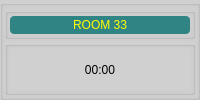
    <widget class="QGroupBox" name="groupBoxRM_33">
     <property name="styleSheet">
      <string notr="true">background-color: rgb(208, 208, 208);</string>
     </property>
     <property name="title">
      <string/>
     </property>
     <layout class="QVBoxLayout" name="verticalLayout_116">
      <property name="spacing">
       <number>2</number>
      </property>
      <property name="margin">
       <number>2</number>
      </property>
      <item>
       <widget class="QGroupBox" name="groupBox_68">
        <property name="sizePolicy">
         <sizepolicy hsizetype="Preferred" vsizetype="Preferred">
          <horstretch>0</horstretch>
          <verstretch>1</verstretch>
         </sizepolicy>
        </property>
        <property name="title">
         <string/>
        </property>
        <layout class="QVBoxLayout" name="verticalLayout_117">
         <property name="spacing">
          <number>2</number>
         </property>
         <property name="margin">
          <number>2</number>
         </property>
         <item>
          <widget class="QLabel" name="label_34">
           <property name="styleSheet">
            <string notr="true">background-color: rgb(48, 132, 132);
color: rgb(255, 255, 0);
border-radius: 4px;
font: 12pt &quot;Alef&quot;;</string>
           </property>
           <property name="text">
            <string>ROOM 33</string>
           </property>
           <property name="alignment">
            <set>Qt::AlignCenter</set>
           </property>
          </widget>
         </item>
        </layout>
       </widget>
      </item>
      <item>
       <widget class="QGroupBox" name="box33">
        <property name="sizePolicy">
         <sizepolicy hsizetype="Preferred" vsizetype="Preferred">
          <horstretch>0</horstretch>
          <verstretch>3</verstretch>
         </sizepolicy>
        </property>
        <property name="font">
         <font>
          <pointsize>15</pointsize>
         </font>
        </property>
        <property name="title">
         <string/>
        </property>
        <property name="alignment">
         <set>Qt::AlignCenter</set>
        </property>
        <layout class="QVBoxLayout" name="verticalLayout_6">
         <property name="spacing">
          <number>2</number>
         </property>
         <property name="margin">
          <number>2</number>
         </property>
         <item>
          <widget class="QLabel" name="label33">
           <property name="sizePolicy">
            <sizepolicy hsizetype="Preferred" vsizetype="Preferred">
             <horstretch>0</horstretch>
             <verstretch>4</verstretch>
            </sizepolicy>
           </property>
           <property name="styleSheet">
            <string notr="true">font: 26pt &quot;MS Shell Dlg 2&quot;;</string>
           </property>
           <property name="text">
            <string>00:00</string>
           </property>
           <property name="alignment">
            <set>Qt::AlignCenter</set>
           </property>
          </widget>
         </item>
        </layout>
       </widget>
      </item>
     </layout>
    </widget>
